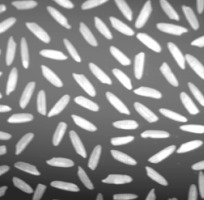
#> input picture Images/berasREAL.jpg, 204 x 200 px, found by its file name; the run also reads 1 picture not shown here
$ python Edge-Detection-Prewitt.py
#> lines starting #> are read from the running program, lines starting #| are printed output that depends on the picture
import numpy as np
import matplotlib.pyplot as plt
import cv2

# Membaca citra input dari file
img = cv2.imread("Images/berasREAL.jpg", cv2.IMREAD_GRAYSCALE)
#> img is the input picture: shape (200, 204); min 35, max 255, mean 137.5

# Pastikan gambar berhasil dibaca
if img is None:
    print("Gambar tidak ditemukan.")
else:
    # Operator Prewitt
    kernel_x = np.array([[-1, 0, 1], [-1, 0, 1], [-1, 0, 1]])
    kernel_y = np.array([[-1, -1, -1], [0, 0, 0], [1, 1, 1]])

    # Matriks output dengan ukuran yang sama seperti input, tapi lebih kecil untuk menghindari tepi
    output = np.zeros_like(img, dtype=np.float32)

    # Iterasi dengan mengecualikan batas tepi gambar
    for i in range(1, img.shape[0] - 1):
        for j in range(1, img.shape[1] - 1):
            # Hitung gradien Gx dan Gy dengan kernel Prewitt
            Gx = np.sum(kernel_x * img[i-1:i+2, j-1:j+2])
            Gy = np.sum(kernel_y * img[i-1:i+2, j-1:j+2])

            # Magnitudo gradien
            output[i, j] = np.sqrt(Gx**2 + Gy**2)
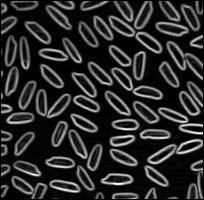
#> output: shape (200, 204) float32; min 0, max 431.3, mean 73.8; drawn with min black and max white

    # Normalisasi nilai output ke dalam rentang [0, 255] dan konversi ke uint8
    output = np.clip(output, 0, 255).astype(np.uint8)
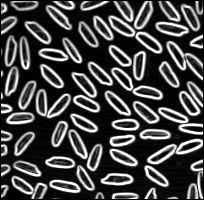
#> output: shape (200, 204); min 0, max 255, mean 71

    # Menyimpan citra hasil ke file
    plt.imsave("Output/Operasi-Bertetangga/hasil_tepi (Prewitt).jpg", output, cmap="gray")
    print("Proses deteksi tepi selesai dan hasil disimpan.")

    # Perbandingan gambar asli dan setelah
    plt.figure(figsize=(10, 5))
    plt.subplot(1, 2, 1)
    plt.imshow(cv2.cvtColor(cv2.imread("img/berasREAL.jpg"), cv2.COLOR_BGR2RGB))
    plt.title('Gambar Asli')
    plt.axis('off')

    plt.subplot(1, 2, 2)
    plt.imshow(cv2.cvtColor(cv2.imread("img-output/hasil_tepi (Prewitt).jpg"), cv2.COLOR_BGR2RGB))
    plt.title('Gambar Setelah Berubah')
    plt.axis('off')

    plt.show()
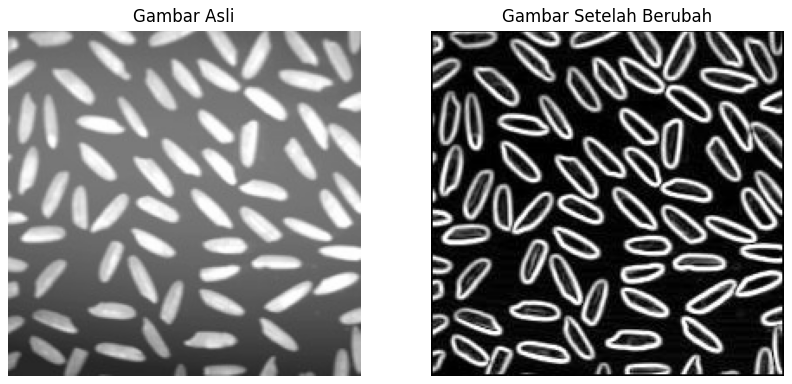
#> figure drawn by matplotlib, 2 panels
